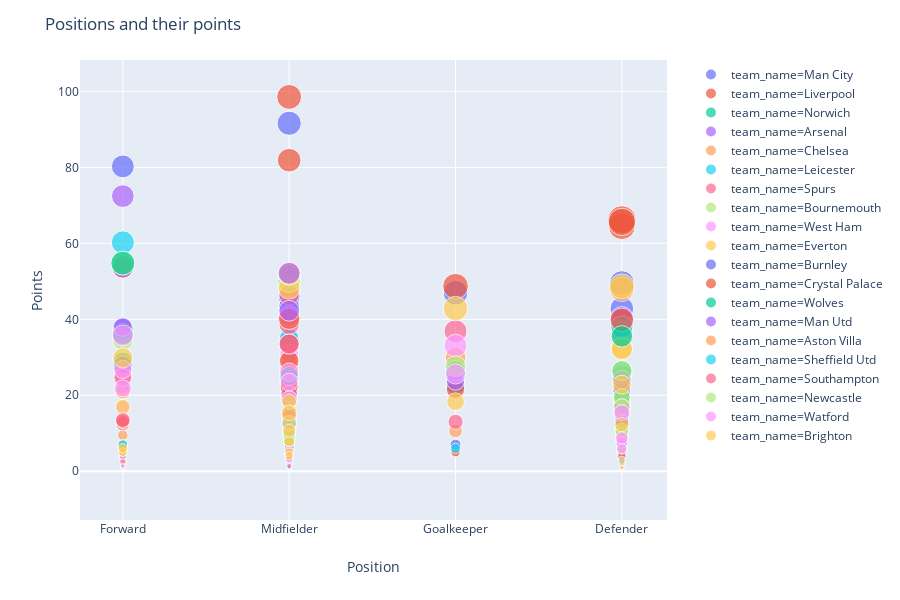

The code cell stored with this chart in its notebook:
### Code cell
# which type of players are better based on effective points
fig = px.scatter(players, y='points', x='position', color='team_name', hover_data=['full_name'], size = 'pc', labels={'points':'Points', 'position':'Position', 'pc':'Points per Cost'})
fig.update_layout(title='Positions and their points')
fig.show()

### Figure 1 — Plotly figure (JSON) as saved in the notebook; plotly's stock layout.template omitted (floating-point values rounded to 4 significant figures)
{"data": [{"customdata": [["sergio agüero"], ["raheem sterling"], ["kevin de bruyne"], ["david silva"], ["ederson santana de moraes"], ["kyle walker"], ["riyad mahrez"], ["aymeric laporte"], ["bernardo mota veiga de carvalho e silva"], ["oleksandr zinchenko"], ["john stones"], ["gabriel fernando de jesus"], ["nicolás otamendi"], ["ilkay gündogan"], ["rodrigo hernandez"], ["fernando luiz rosa"], ["phil foden"], ["joão pedro cavaco cancelo"]], "hoverlabel": {"namelength": 0}, "hovertemplate": "team_name=Man City<br>Position=%{x}<br>Points=%{y}<br>Points per Cost=%{marker.size}<br>full_name=%{customdata[0]}", "legendgroup": "team_name=Man City", "marker": {"color": "#636efa", "size": [6.634, 7.45, 2.984, 6.132, 7.705, 7.131, 4.091, 7.744, 5.552, 2.014, 3.941, 2.341, 3.307, 4.93, 0.3636, 2.28, 0.876, 0], "sizemode": "area", "sizeref": 0.02546, "symbol": "circle"}, "mode": "markers", "name": "team_name=Man City", "showlegend": true, "type": "scatter", "x": ["Forward", "Midfielder", "Midfielder", "Midfielder", "Goalkeeper", "Defender", "Midfielder", "Defender", "Midfielder", "Defender", "Defender", "Forward", "Defender", "Midfielder", "Midfielder", "Midfielder", "Midfielder", "Defender"], "xaxis": "x", "y": [80.27, 91.63, 29.24, 45.99, 47, 42.78, 34.77, 49.56, 43.31, 11.28, 21.28, 22.24, 17.86, 26.13, 2, 12.08, 4.643, 0], "yaxis": "y"}, {"customdata": [["mohamed salah"], ["sadio mané"], ["roberto firmino"], ["trent alexander-arnold"], ["virgil van dijk"], ["andrew robertson"], ["joel matip"], ["alisson ramses becker"], ["divock origi"], ["james milner"], ["adrián san miguel del castillo"], ["georginio wijnaldum"], ["fabio henrique tavares"], ["xherdan shaqiri"], ["jordan henderson"], ["joseph gomez"], ["adam lallana"], ["alex oxlade-chamberlain"]], "hoverlabel": {"namelength": 0}, "hovertemplate": "team_name=Liverpool<br>Position=%{x}<br>Points=%{y}<br>Points per Cost=%{marker.size}<br>full_name=%{customdata[0]}", "legendgroup": "team_name=Liverpool", "marker": {"color": "#EF553B", "size": [7.886, 7.122, 5.626, 9.089, 10.18, 9.514, 4.726, 8.4, 2.255, 4.877, 1.087, 3.627, 1.784, 4.114, 2.04, 2.44, 0.3935, 0], "sizemode": "area", "sizeref": 0.02546, "symbol": "circle"}, "mode": "markers", "name": "team_name=Liverpool", "showlegend": true, "type": "scatter", "x": ["Midfielder", "Midfielder", "Forward", "Defender", "Defender", "Defender", "Defender", "Goalkeeper", "Forward", "Midfielder", "Goalkeeper", "Midfielder", "Midfielder", "Midfielder", "Midfielder", "Defender", "Midfielder", "Midfielder"], "xaxis": "x", "y": [98.57, 81.9, 53.45, 64.53, 66.19, 65.65, 25.52, 48.72, 12.4, 26.34, 5, 19.95, 9.812, 25.92, 11.22, 13.18, 2.321, 0], "yaxis": "y"}, {"customdata": [["teemu pukki"], ["todd cantwell"], ["emiliano buendía"], ["tom trybull"], ["jamal lewis"], ["marco stiepermann"], ["tim krul"], ["moritz leitner"], ["christoph zimmermann"], ["dennis srbeny"], ["mario vrancic"], ["onel hernández"], ["kenny mclean"], ["alexander tettey"], ["josip drmic"], ["sam byram"], ["ibrahim amadou"], ["ben godfrey"], ["grant hanley"], ["maximillian aarons"]], "hoverlabel": {"namelength": 0}, "hovertemplate": "team_name=Norwich<br>Position=%{x}<br>Points=%{y}<br>Points per Cost=%{marker.size}<br>full_name=%{customdata[0]}", "legendgroup": "team_name=Norwich", "marker": {"color": "#00cc96", "size": [4.143, 2.708, 0.8333, 0.2222, 0, 0, 0, 0, 0, 0, 0, 0, 0, 0, 0, 0, 0, 0, 0, 0], "sizemode": "area", "sizeref": 0.02546, "symbol": "circle"}, "mode": "markers", "name": "team_name=Norwich", "showlegend": true, "type": "scatter", "x": ["Forward", "Midfielder", "Midfielder", "Midfielder", "Defender", "Midfielder", "Goalkeeper", "Midfielder", "Defender", "Forward", "Midfielder", "Midfielder", "Midfielder", "Midfielder", "Forward", "Defender", "Midfielder", "Defender", "Defender", "Defender"], "xaxis": "x", "y": [29, 13, 5, 1, 0, 0, -1, -1, 0, 0, 0, 0, 0, 0, 0, 0, 0, -4, -5, -6], "yaxis": "y"}, {"customdata": [["pierre-emerick aubameyang"], ["alexandre lacazette"], ["daniel ceballos fernández"], ["bernd leno"], ["ainsley maitland-niles"], ["nacho monreal"], ["david luiz moreira marinho"], ["lucas torreira"], ["nicolas pépé"], ["sokratis papastathopoulos"], ["henrikh mkhitaryan"], ["calum chambers"], ["matteo guendouzi"], ["granit xhaka"], ["sead kolasinac"], ["joseph willock"], ["reiss nelson"], ["gabriel teodoro martinelli silva"]], "hoverlabel": {"namelength": 0}, "hovertemplate": "team_name=Arsenal<br>Position=%{x}<br>Points=%{y}<br>Points per Cost=%{marker.size}<br>full_name=%{customdata[0]}", "legendgroup": "team_name=Arsenal", "marker": {"color": "#ab63fa", "size": [6.586, 5.71, 1.579, 4.489, 1.647, 3.528, 6.832, 2.708, 0.3191, 1.634, 3.623, 0.5657, 0.1404, 2.752, 3.063, 0.2, 0, 0], "sizemode": "area", "sizeref": 0.02546, "symbol": "circle"}, "mode": "markers", "name": "team_name=Arsenal", "showlegend": true, "type": "scatter", "x": ["Forward", "Forward", "Midfielder", "Goalkeeper", "Defender", "Defender", "Defender", "Midfielder", "Midfielder", "Defender", "Midfielder", "Defender", "Midfielder", "Midfielder", "Defender", "Midfielder", "Midfielder", "Forward"], "xaxis": "x", "y": [72.45, 53.67, 9, 22.44, 8.4, 17.64, 40.31, 13.27, 3, 8.172, 25, 2.545, 0.6316, 14.86, 16.54, 1, 0, 0], "yaxis": "y"}, {"customdata": [["tammy abraham"], ["mason mount"], ["marcos alonso"], ["christian pulisic"], ["césar azpilicueta"], ["pedro rodríguez ledesma"], ["kepa arrizabalaga"], ["jorge luiz frello filho"], ["mateo kovacic"], ["willian borges da silva"], ["ross barkley"], ["n'golo kanté"], ["michy batshuayi"], ["olivier giroud"], ["kurt zouma"], ["andreas christensen"], ["fikayo tomori"], ["billy gilmour"], ["emerson palmieri dos santos"]], "hoverlabel": {"namelength": 0}, "hovertemplate": "team_name=Chelsea<br>Position=%{x}<br>Points=%{y}<br>Points per Cost=%{marker.size}<br>full_name=%{customdata[0]}", "legendgroup": "team_name=Chelsea", "marker": {"color": "#FFA15A", "size": [2.917, 2.188, 7.734, 0.8, 6.195, 4.227, 5.427, 2.205, 1.434, 3.331, 3.181, 4.253, 1.915, 1.395, 3.69, 0.2, 0, 0, 0], "sizemode": "area", "sizeref": 0.02546, "symbol": "circle"}, "mode": "markers", "name": "team_name=Chelsea", "showlegend": true, "type": "scatter", "x": ["Forward", "Midfielder", "Defender", "Midfielder", "Defender", "Midfielder", "Goalkeeper", "Midfielder", "Midfielder", "Midfielder", "Midfielder", "Midfielder", "Forward", "Forward", "Defender", "Defender", "Defender", "Midfielder", "Defender"], "xaxis": "x", "y": [21, 14, 47.95, 6, 36.55, 29.59, 29.85, 11.02, 7.889, 23.31, 18.45, 21.26, 12.83, 9.484, 18.08, 1, -1, 0, -0.7857], "yaxis": "y"}, {"customdata": [["jamie vardy"], ["ricardo domingos barbosa pereira"], ["james maddison"], ["youri tielemans"], ["benjamin chilwell"], ["ayoze pérez"], ["kasper schmeichel"], ["jonny evans"], ["wilfred ndidi"], ["çaglar söyüncü"], ["harvey barnes"], ["wes morgan"], ["hamza choudhury"], ["demarai gray"], ["marc albrighton"], ["nampalys mendy"], ["christian fuchs"], ["dennis praet"]], "hoverlabel": {"namelength": 0}, "hovertemplate": "team_name=Leicester<br>Position=%{x}<br>Points=%{y}<br>Points per Cost=%{marker.size}<br>full_name=%{customdata[0]}", "legendgroup": "team_name=Leicester", "marker": {"color": "#19d3f3", "size": [6.771, 6.327, 4.93, 3.272, 4.717, 5.383, 4.529, 3.343, 2.357, 1.022, 1.632, 3.478, 0.453, 2.749, 1.731, 0.5382, 0, 0], "sizemode": "area", "sizeref": 0.02546, "symbol": "circle"}, "mode": "markers", "name": "team_name=Leicester", "showlegend": true, "type": "scatter", "x": ["Forward", "Defender", "Midfielder", "Midfielder", "Defender", "Midfielder", "Goalkeeper", "Defender", "Midfielder", "Defender", "Midfielder", "Defender", "Midfielder", "Midfielder", "Midfielder", "Midfielder", "Defender", "Midfielder"], "xaxis": "x", "y": [60.26, 37.96, 35, 20.94, 25.47, 33.38, 22.64, 16.71, 11.79, 4.6, 9.632, 15.3, 2.038, 14.57, 9.35, 2.422, -0.5, 0], "yaxis": "y"}, {"customdata": [["harry kane"], ["christian eriksen"], ["lucas rodrigues moura da silva"], ["heung-min son"], ["tanguy ndombele"], ["erik lamela"], ["hugo lloris"], ["moussa sissoko"], ["bamidele alli"], ["toby alderweireld"], ["jan vertonghen"], ["ben davies"], ["danny rose"], ["davinson sánchez"], ["kyle walker-peters"], ["harry winks"], ["oliver skipp"], ["georges-kévin nkoudou"], ["giovani lo celso"]], "hoverlabel": {"namelength": 0}, "hovertemplate": "team_name=Spurs<br>Position=%{x}<br>Points=%{y}<br>Points per Cost=%{marker.size}<br>full_name=%{customdata[0]}", "legendgroup": "team_name=Spurs", "marker": {"color": "#FF6692", "size": [4.943, 5.271, 5.22, 5.408, 1.667, 3.761, 6.708, 2.182, 2.804, 3.145, 2.067, 1.668, 2.739, 2.242, 1.088, 0.5818, 0.1778, 0.15, 0], "sizemode": "area", "sizeref": 0.02546, "symbol": "circle"}, "mode": "markers", "name": "team_name=Spurs", "showlegend": true, "type": "scatter", "x": ["Forward", "Midfielder", "Midfielder", "Midfielder", "Midfielder", "Midfielder", "Goalkeeper", "Midfielder", "Midfielder", "Defender", "Defender", "Defender", "Defender", "Defender", "Defender", "Midfielder", "Midfielder", "Midfielder", "Midfielder"], "xaxis": "x", "y": [54.38, 46.38, 38.63, 51.38, 10, 22.57, 36.89, 10.91, 23.56, 17.29, 10.96, 9.172, 15.07, 12.33, 5.333, 3.2, 0.8, 0.75, 0], "yaxis": "y"}, {"customdata": [["callum wilson"], ["harry wilson"], ["ryan fraser"], ["joshua king"], ["chris mepham"], ["nathan aké"], ["steve cook"], ["charlie daniels"], ["jefferson lerma"], ["adam smith"], ["philip billing"], ["jordon ibe"], ["andrew surman"], ["dominic solanke"], ["aaron ramsdale"], ["diego rico"]], "hoverlabel": {"namelength": 0}, "hovertemplate": "team_name=Bournemouth<br>Position=%{x}<br>Points=%{y}<br>Points per Cost=%{marker.size}<br>full_name=%{customdata[0]}", "legendgroup": "team_name=Bournemouth", "marker": {"color": "#B6E880", "size": [7.025, 1.833, 6.856, 5.393, 1.243, 3.727, 1.814, 0.6087, 1.303, 1.728, 0.8194, 0.7386, 0.1837, 0.1984, 0, 0], "sizemode": "area", "sizeref": 0.02546, "symbol": "circle"}, "mode": "markers", "name": "team_name=Bournemouth", "showlegend": true, "type": "scatter", "x": ["Forward", "Midfielder", "Midfielder", "Forward", "Defender", "Defender", "Defender", "Defender", "Midfielder", "Defender", "Midfielder", "Midfielder", "Midfielder", "Forward", "Goalkeeper", "Defender"], "xaxis": "x", "y": [54.79, 11, 50.05, 34.51, 5.594, 18.26, 9.071, 2.739, 6.382, 7.776, 4.097, 3.619, 0.9, 1.071, 0, -3.667], "yaxis": "y"}, {"customdata": [["sébastien haller"], ["felipe anderson pereira gomes"], ["lukasz fabianski"], ["mark noble"], ["manuel lanzini"], ["javier hernández balcázar"], ["michail antonio"], ["arthur masuaku"], ["andriy yarmolenko"], ["issa diop"], ["angelo ogbonna"], ["ryan fredericks"], ["declan rice"], ["robert snodgrass"], ["jack wilshere"], ["carlos sánchez"], ["pablo fornals"]], "hoverlabel": {"namelength": 0}, "hovertemplate": "team_name=West Ham<br>Position=%{x}<br>Points=%{y}<br>Points per Cost=%{marker.size}<br>full_name=%{customdata[0]}", "legendgroup": "team_name=West Ham", "marker": {"color": "#FF97FF", "size": [2.267, 5.92, 6.61, 4.888, 1.758, 4.241, 4.487, 1.902, 1.525, 2.574, 0.7654, 1.187, 2.282, 2.361, 0.4082, 0, 0], "sizemode": "area", "sizeref": 0.02546, "symbol": "circle"}, "mode": "markers", "name": "team_name=West Ham", "showlegend": true, "type": "scatter", "x": ["Forward", "Midfielder", "Goalkeeper", "Midfielder", "Midfielder", "Forward", "Midfielder", "Defender", "Midfielder", "Defender", "Defender", "Defender", "Midfielder", "Midfielder", "Midfielder", "Midfielder", "Midfielder"], "xaxis": "x", "y": [17, 40.85, 33.05, 24.44, 11.43, 25.44, 30.96, 8.558, 9, 11.58, 3.444, 5.342, 11.18, 12.75, 2, 0, 0], "yaxis": "y"}, {"customdata": [["lucas digne"], ["richarlison de andrade"], ["gylfi sigurdsson"], ["jordan pickford"], ["michael keane"], ["seamus coleman"], ["bernard anício caldeira duarte"], ["yerry mina"], ["alex iwobi"], ["moise kean"], ["theo walcott"], ["dominic calvert-lewin"], ["jean-philippe gbamin"], ["andré filipe tavares gomes"], ["morgan schneiderlin"], ["tom davies"], ["mason holgate"]], "hoverlabel": {"namelength": 0}, "hovertemplate": "team_name=Everton<br>Position=%{x}<br>Points=%{y}<br>Points per Cost=%{marker.size}<br>full_name=%{customdata[0]}", "legendgroup": "team_name=Everton", "marker": {"color": "#FECB52", "size": [7.976, 6.102, 6.673, 7.649, 5.914, 5.84, 2.83, 1.991, 4.313, 0.4412, 3.238, 2.873, 0.2041, 1.105, 0.3333, 0, 0], "sizemode": "area", "sizeref": 0.02546, "symbol": "circle"}, "mode": "markers", "name": "team_name=Everton", "showlegend": true, "type": "scatter", "x": ["Defender", "Midfielder", "Midfielder", "Goalkeeper", "Defender", "Defender", "Midfielder", "Defender", "Midfielder", "Forward", "Midfielder", "Forward", "Midfielder", "Midfielder", "Midfielder", "Midfielder", "Defender"], "xaxis": "x", "y": [48.65, 48.21, 52.05, 42.83, 32.53, 32.12, 18.39, 11.15, 25.45, 3, 20.4, 16.95, 1, 5.968, 1.5, -0.4706, -1.667], "yaxis": "y"}, {"customdata": [["ashley barnes"], ["erik pieters"], ["johann berg gudmundsson"], ["dwight mcneil"], ["nick pope"], ["ashley westwood"], ["chris wood"], ["james tarkowski"], ["jack cork"], ["ben mee"], ["jeff hendrick"], ["matthew lowton"], ["aaron lennon"], ["jay rodriguez"]], "hoverlabel": {"namelength": 0}, "hovertemplate": "team_name=Burnley<br>Position=%{x}<br>Points=%{y}<br>Points per Cost=%{marker.size}<br>full_name=%{customdata[0]}", "legendgroup": "team_name=Burnley", "marker": {"color": "#636efa", "size": [5.597, 2.174, 4.128, 3.293, 1.522, 3.913, 4.433, 2.623, 1.28, 0.6721, 1.706, 0, 0.8571, 0], "sizemode": "area", "sizeref": 0.02546, "symbol": "circle"}, "mode": "markers", "name": "team_name=Burnley", "showlegend": true, "type": "scatter", "x": ["Forward", "Defender", "Midfielder", "Midfielder", "Goalkeeper", "Midfielder", "Forward", "Defender", "Midfielder", "Defender", "Midfielder", "Defender", "Midfielder", "Forward"], "xaxis": "x", "y": [37.5, 10, 24.77, 19.76, 7, 21.13, 27.93, 13.12, 6.4, 3.36, 9.212, -1.36, 4.2, 0], "yaxis": "y"}, {"customdata": [["patrick van aanholt"], ["jordan ayew"], ["vicente guaita"], ["jeffrey schlupp"], ["joel ward"], ["luka milivojevic"], ["andros townsend"], ["martin kelly"], ["wilfried zaha"], ["james mcarthur"], ["scott dann"], ["gary cahill"], ["cheikhou kouyaté"], ["mamadou sakho"], ["max meyer"], ["christian benteke"], ["connor wickham"], ["james mccarthy"]], "hoverlabel": {"namelength": 0}, "hovertemplate": "team_name=Crystal Palace<br>Position=%{x}<br>Points=%{y}<br>Points per Cost=%{marker.size}<br>full_name=%{customdata[0]}", "legendgroup": "team_name=Crystal Palace", "marker": {"color": "#EF553B", "size": [7.116, 2.575, 4.317, 4.231, 1.515, 5.907, 4.923, 1.298, 4.863, 4.14, 1.074, 0.6667, 1.543, 3.279, 1.473, 0.6102, 0.25, 0], "sizemode": "area", "sizeref": 0.02546, "symbol": "circle"}, "mode": "markers", "name": "team_name=Crystal Palace", "showlegend": true, "type": "scatter", "x": ["Defender", "Forward", "Goalkeeper", "Midfielder", "Defender", "Midfielder", "Midfielder", "Defender", "Midfielder", "Midfielder", "Defender", "Defender", "Midfielder", "Defender", "Midfielder", "Forward", "Forward", "Midfielder"], "xaxis": "x", "y": [39.85, 13.13, 21.58, 23.27, 6.818, 40.17, 29.05, 5.324, 33.55, 22.36, 4.833, 3, 7.562, 16.39, 7.952, 3.6, 1.125, -0.8333], "yaxis": "y"}, {"customdata": [["raúl jiménez"], ["rui pedro dos santos patrício"], ["willy boly"], ["matt doherty"], ["joão filipe iria santos moutinho"], ["rúben diogo da silva neves"], ["diogo jota"], ["jonathan castro otto"], ["romain saïss"], ["conor coady"], ["ryan bennett"], ["leander dendoncker"], ["morgan gibbs-white"], ["adama traoré"], ["patrick cutrone"], ["pedro lomba neto"]], "hoverlabel": {"namelength": 0}, "hovertemplate": "team_name=Wolves<br>Position=%{x}<br>Points=%{y}<br>Points per Cost=%{marker.size}<br>full_name=%{customdata[0]}", "legendgroup": "team_name=Wolves", "marker": {"color": "#00cc96", "size": [7.403, 5.184, 5.29, 5.919, 4.563, 3.438, 5.734, 3.545, 2.37, 1.957, 1.989, 1.324, 0.5896, 0.9062, 0, 0], "sizemode": "area", "sizeref": 0.02546, "symbol": "circle"}, "mode": "markers", "name": "team_name=Wolves", "showlegend": true, "type": "scatter", "x": ["Forward", "Goalkeeper", "Defender", "Defender", "Midfielder", "Midfielder", "Forward", "Defender", "Defender", "Defender", "Defender", "Midfielder", "Midfielder", "Midfielder", "Forward", "Midfielder"], "xaxis": "x", "y": [54.79, 26.44, 26.45, 35.51, 25.1, 18.91, 36.12, 19.5, 10.43, 9.786, 9.947, 5.957, 2.889, 4.531, 0, -1], "yaxis": "y"}, {"customdata": [["daniel james"], ["anthony martial"], ["marcus rashford"], ["paul pogba"], ["david de gea"], ["aaron wan-bissaka"], ["scott mctominay"], ["luke shaw"], ["harry maguire"], ["victor lindelöf"], ["andreas pereira"], ["jesse lingard"], ["juan mata"], ["ashley young"], ["nemanja matic"], ["mason greenwood"]], "hoverlabel": {"namelength": 0}, "hovertemplate": "team_name=Man Utd<br>Position=%{x}<br>Points=%{y}<br>Points per Cost=%{marker.size}<br>full_name=%{customdata[0]}", "legendgroup": "team_name=Man Utd", "marker": {"color": "#ab63fa", "size": [2.295, 5.487, 4.467, 6.131, 4.239, 4.38, 1.96, 3.174, 2.86, 2.413, 0.9667, 2.314, 2.38, 1.291, 0.4023, 0], "sizemode": "area", "sizeref": 0.02546, "symbol": "circle"}, "mode": "markers", "name": "team_name=Man Utd", "showlegend": true, "type": "scatter", "x": ["Midfielder", "Midfielder", "Forward", "Midfielder", "Goalkeeper", "Defender", "Midfielder", "Defender", "Defender", "Defender", "Midfielder", "Midfielder", "Midfielder", "Defender", "Midfielder", "Forward"], "xaxis": "x", "y": [14, 42.25, 37.97, 52.12, 23.74, 24.09, 9.8, 17.14, 15.73, 13.03, 4.833, 14.81, 15.23, 6.969, 1.931, 0], "yaxis": "y"}, {"customdata": [["john mcginn"], ["douglas luiz soares de paulo"], ["wesley moraes"], ["tyrone mings"], ["bjorn engels"], ["anwar el ghazi"], ["jack grealish"], ["tom heaton"], ["josé ignacio peleteiro romallo"], ["frédéric guilbert"], ["ahmed el mohamady"], ["neil taylor"], ["jonathan kodjia"], ["conor hourihane"], ["keinan davis"], ["henri lansbury"], ["mahmoud ahmed ibrahim hassan"]], "hoverlabel": {"namelength": 0}, "hovertemplate": "team_name=Aston Villa<br>Position=%{x}<br>Points=%{y}<br>Points per Cost=%{marker.size}<br>full_name=%{customdata[0]}", "legendgroup": "team_name=Aston Villa", "marker": {"color": "#FFA15A", "size": [1.607, 1.739, 1.167, 1.222, 1.111, 0.9091, 0.6667, 2.357, 0.678, 0.4545, 0.2222, 0.2222, 0, 0, 0, 0, 0], "sizemode": "area", "sizeref": 0.02546, "symbol": "circle"}, "mode": "markers", "name": "team_name=Aston Villa", "showlegend": true, "type": "scatter", "x": ["Midfielder", "Midfielder", "Forward", "Defender", "Defender", "Midfielder", "Midfielder", "Goalkeeper", "Midfielder", "Defender", "Defender", "Defender", "Forward", "Midfielder", "Midfielder", "Midfielder", "Midfielder"], "xaxis": "x", "y": [9, 8, 7, 5.5, 5, 5, 4, 10.61, 4, 2, 1, 1, 0, 0, 0, 0, -3], "yaxis": "y"}, {"customdata": [["john lundstram"], ["callum robinson"], ["enda stevens"], ["george baldock"], ["dean henderson"], ["billy sharp"], ["oliver mcburnie"], ["jack o'connell"], ["john egan"], ["chris basham"], ["oliver norwood"], ["phil jagielka"], ["lys mousset"], ["luke freeman"], ["david mcgoldrick"], ["ravel morrison"], ["ben osborn"], ["john fleck"]], "hoverlabel": {"namelength": 0}, "hovertemplate": "team_name=Sheffield Utd<br>Position=%{x}<br>Points=%{y}<br>Points per Cost=%{marker.size}<br>full_name=%{customdata[0]}", "legendgroup": "team_name=Sheffield Utd", "marker": {"color": "#19d3f3", "size": [2.381, 1.698, 1.4, 1.556, 1.333, 1.186, 0.678, 0.4444, 0.4444, 0.4444, 0.2, 1.193, 0.2934, 0, 0, 0, 0, 0], "sizemode": "area", "sizeref": 0.02546, "symbol": "circle"}, "mode": "markers", "name": "team_name=Sheffield Utd", "showlegend": true, "type": "scatter", "x": ["Defender", "Midfielder", "Defender", "Defender", "Goalkeeper", "Forward", "Forward", "Defender", "Defender", "Defender", "Midfielder", "Defender", "Forward", "Midfielder", "Forward", "Midfielder", "Midfielder", "Midfielder"], "xaxis": "x", "y": [10, 9, 7, 7, 6, 7, 4, 2, 2, 2, 1, 5.25, 1.438, 0, 0, 0, 0, -1], "yaxis": "y"}, {"customdata": [["nathan redmond"], ["jannik vestergaard"], ["danny ings"], ["angus gunn"], ["kevin danso"], ["james ward-prowse"], ["sofiane boufal"], ["moussa djenepo"], ["jan bednarek"], ["pierre-emile højbjerg"], ["cédric soares"], ["shane long"], ["stuart armstrong"], ["oriol romeu vidal"], ["jack stephens"], ["yan valery"], ["ryan bertrand"], ["maya yoshida"], ["michael obafemi"], ["che adams"]], "hoverlabel": {"namelength": 0}, "hovertemplate": "team_name=Southampton<br>Position=%{x}<br>Points=%{y}<br>Points per Cost=%{marker.size}<br>full_name=%{customdata[0]}", "legendgroup": "team_name=Southampton", "marker": {"color": "#FF6692", "size": [5.316, 1.948, 4.119, 2.889, 0.8889, 3.452, 0.5455, 0.5556, 0.4762, 2.531, 1.837, 2.809, 2.668, 0.2952, 0.5364, 0.9458, 0.5338, 0.8911, 0.5143, 0], "sizemode": "area", "sizeref": 0.02546, "symbol": "circle"}, "mode": "markers", "name": "team_name=Southampton", "showlegend": true, "type": "scatter", "x": ["Midfielder", "Defender", "Forward", "Goalkeeper", "Defender", "Midfielder", "Midfielder", "Midfielder", "Defender", "Midfielder", "Defender", "Forward", "Midfielder", "Midfielder", "Defender", "Defender", "Defender", "Defender", "Forward", "Forward"], "xaxis": "x", "y": [33.49, 9.741, 24.71, 13, 4, 20.37, 3, 3, 2.143, 12.4, 9, 13.48, 14.41, 1.329, 2.36, 4.635, 2.615, 3.921, 2.571, 0], "yaxis": "y"}, {"customdata": [["fabian schär"], ["martin dubravka"], ["joelinton cássio apolinário de lira"], ["matt ritchie"], ["jamaal lascelles"], ["isaac hayden"], ["jonjo shelvey"], ["emil krafth"], ["christian atsu"], ["paul dummett"], ["sean longstaff"], ["javier manquillo"], ["sung-yueng ki"], ["federico fernández"], ["miguel almirón"], ["yoshinori muto"], ["jetro willems"], ["allan saint-maximin"]], "hoverlabel": {"namelength": 0}, "hovertemplate": "team_name=Newcastle<br>Position=%{x}<br>Points=%{y}<br>Points per Cost=%{marker.size}<br>full_name=%{customdata[0]}", "legendgroup": "team_name=Newcastle", "marker": {"color": "#B6E880", "size": [5.286, 5.535, 0.8475, 3.611, 3.728, 2.835, 1.911, 0.6667, 1.432, 2.178, 1.085, 2.455, 0.58, 1.337, 0.5448, 0.2361, 0, 0], "sizemode": "area", "sizeref": 0.02546, "symbol": "circle"}, "mode": "markers", "name": "team_name=Newcastle", "showlegend": true, "type": "scatter", "x": ["Defender", "Goalkeeper", "Forward", "Defender", "Defender", "Midfielder", "Midfielder", "Defender", "Midfielder", "Defender", "Midfielder", "Defender", "Midfielder", "Defender", "Midfielder", "Forward", "Defender", "Midfielder"], "xaxis": "x", "y": [26.43, 27.67, 5, 19.5, 16.78, 12.76, 9.556, 3, 7.733, 9.8, 5.423, 10.8, 2.842, 5.881, 3.214, 1.275, 0, 0], "yaxis": "y"}, {"customdata": [["will hughes"], ["andre gray"], ["ben foster"], ["gerard deulofeu"], ["troy deeney"], ["roberto pereyra"], ["abdoulaye doucouré"], ["daryl janmaat"], ["josé holebas"], ["etienne capoue"], ["tom cleverley"], ["craig cathcart"], ["francisco femenía far"], ["domingos quina"], ["danny welbeck"], ["isaac success ajayi"], ["christian kabasele"], ["nathaniel chalobah"], ["ismaïla sarr"], ["craig dawson"]], "hoverlabel": {"namelength": 0}, "hovertemplate": "team_name=Watford<br>Position=%{x}<br>Points=%{y}<br>Points per Cost=%{marker.size}<br>full_name=%{customdata[0]}", "legendgroup": "team_name=Watford", "marker": {"color": "#FF97FF", "size": [3.455, 3.698, 5.228, 5.672, 4.258, 4.49, 4.047, 1.722, 3.212, 1.105, 0.6633, 1.977, 1.343, 0.6914, 0.6667, 0.287, 0, 0, 0, 0], "sizemode": "area", "sizeref": 0.02546, "symbol": "circle"}, "mode": "markers", "name": "team_name=Watford", "showlegend": true, "type": "scatter", "x": ["Midfielder", "Forward", "Goalkeeper", "Forward", "Forward", "Midfielder", "Midfielder", "Defender", "Defender", "Midfielder", "Midfielder", "Defender", "Defender", "Midfielder", "Forward", "Forward", "Defender", "Midfielder", "Midfielder", "Defender"], "xaxis": "x", "y": [19, 21.82, 25.62, 35.74, 26.82, 26.04, 23.47, 7.579, 15.42, 5.417, 3.25, 8.7, 5.909, 3.111, 4, 1.406, -0.9545, -0.9, 0, -3], "yaxis": "y"}, {"customdata": [["shane duffy"], ["mathew ryan"], ["pascal groß"], ["leandro trossard"], ["lewis dunk"], ["glenn murray"], ["neal maupay"], ["solomon march"], ["davy pröpper"], ["dale stephens"], ["dan burn"], ["florin andone"], ["aaron mooy"], ["jürgen locadia"], ["martín montoya"], ["aaron connolly"], ["bernardo fernandes da silva junior"]], "hoverlabel": {"namelength": 0}, "hovertemplate": "team_name=Brighton<br>Position=%{x}<br>Points=%{y}<br>Points per Cost=%{marker.size}<br>full_name=%{customdata[0]}", "legendgroup": "team_name=Brighton", "marker": {"color": "#FECB52", "size": [4.561, 3.982, 2.825, 0.8333, 2.674, 5.148, 0.8333, 3.134, 1.594, 0.9085, 0.2222, 1.016, 2.17, 1.118, 0, 0, 0], "sizemode": "area", "sizeref": 0.02546, "symbol": "circle"}, "mode": "markers", "name": "team_name=Brighton", "showlegend": true, "type": "scatter", "x": ["Defender", "Goalkeeper", "Midfielder", "Midfielder", "Defender", "Forward", "Forward", "Midfielder", "Midfielder", "Midfielder", "Defender", "Forward", "Midfielder", "Forward", "Defender", "Forward", "Defender"], "xaxis": "x", "y": [22.8, 18.32, 18.36, 5, 12.3, 29.86, 5, 15.36, 7.971, 4.088, 1, 5.08, 10.63, 6.036, -1.724, 0, -1.458], "yaxis": "y"}], "layout": {"height": 600, "legend": {"itemsizing": "constant", "tracegroupgap": 0}, "margin": {"t": 60}, "title": {"text": "Positions and their points"}, "xaxis": {"anchor": "y", "domain": [0, 0.98], "title": {"text": "Position"}}, "yaxis": {"anchor": "x", "domain": [0, 1], "title": {"text": "Points"}}}}
